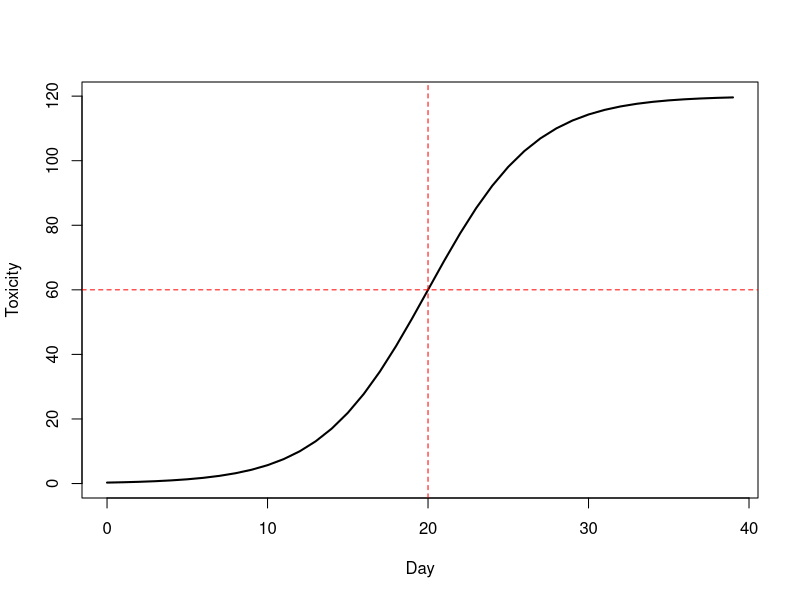
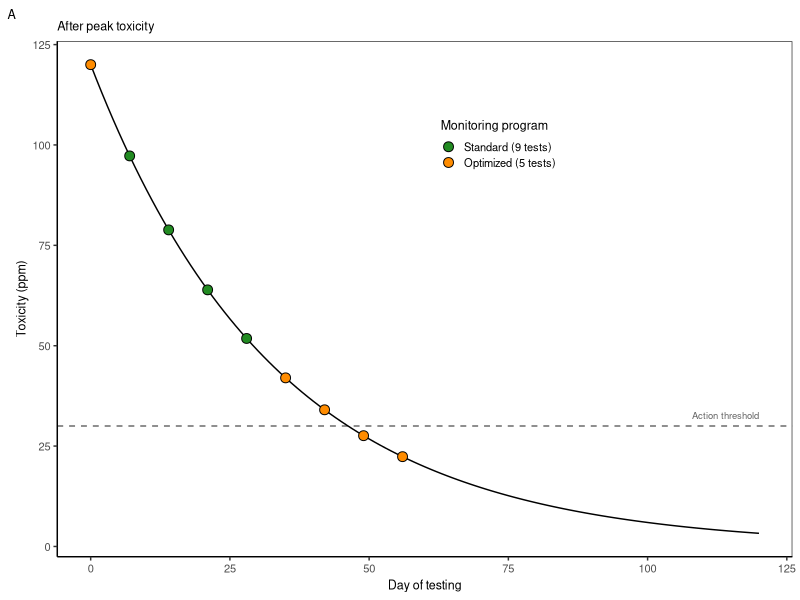
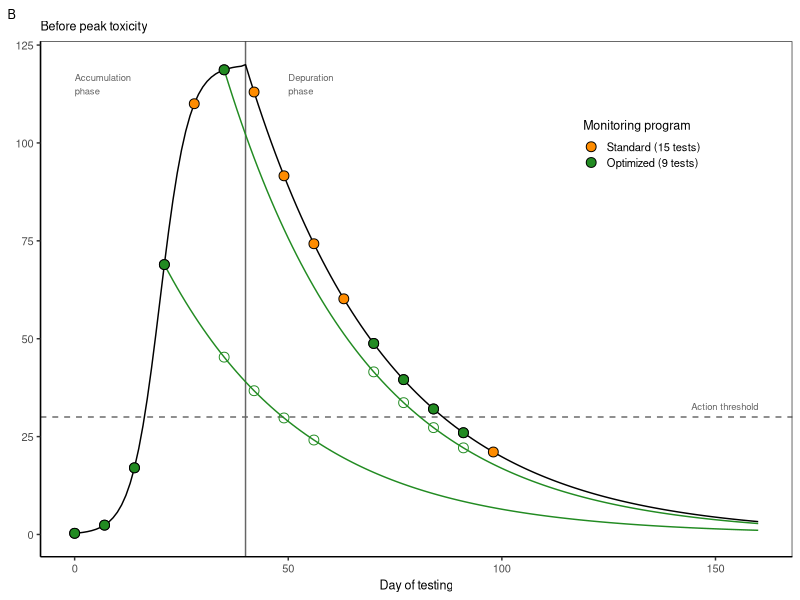
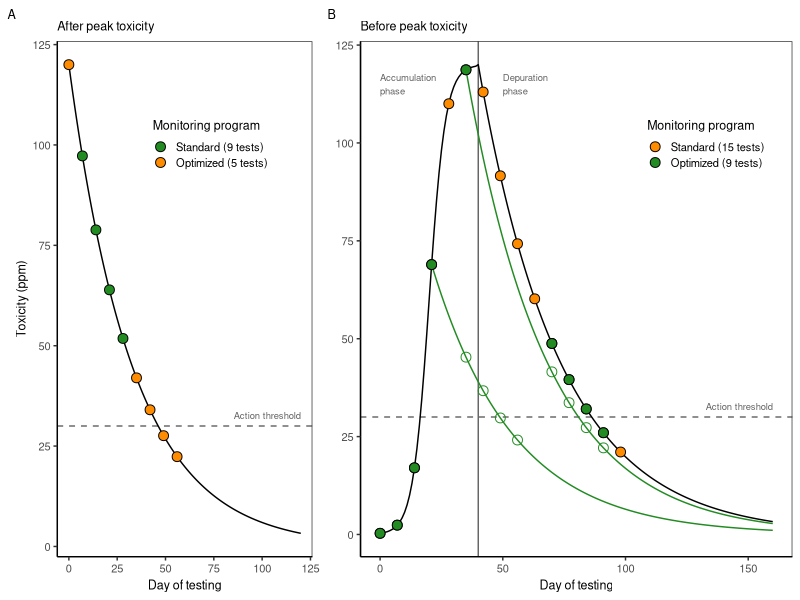

Write R code to recreate these figures, in order. (Note: this script raises an error after producing the figures.)

# Clear workspace
rm(list = ls())

# Setup
################################################################################

# Packages
library(tidyverse)

# Directories
indir <- "data/raw"
outdir <- "data/processed"
plotdir <- "figures"


# Build data
################################################################################

# Decay params
n0 <- 120
k <- -0.03

# Timeline
days <- 0:120
toxs <- n0*exp(k*days)
data <- tibble(day=days,
               toxicity=toxs)

# Sampling scheme
samp <- data %>% 
  slice(seq(1, nrow(data), 7)) %>% 
  # Remove ones after two clean tests
  filter(day<=60) %>% 
  # Mark 
  mutate(program=ifelse(day %in% c(0, 35, 42, 49, 56), "Optimized (5 tests)", "Standard (9 tests)"),
         program=factor(program, levels=c("Standard (9 tests)", "Optimized (5 tests)")))


# Build data for second example
################################################################################

# Parameters
K <- 120        # Asymptote
t50 <- 20       # Day at which curve reaches half of K
s <- 0.3        # Steepness (adjust to taste)
ndays <- 40

# Logistic function with t50
sigmoid <- function(t, K, t50, s) {
  K / (1 + exp(-s * (t - t50)))
}

# Simulate
t <- 0:(ndays - 1)
N <- sigmoid(t, K, t50, s)

# Dataframe
df <- data.frame(phase="Deputation", 
                 day = t, 
                 toxicity = N)

# Plot
plot(df$day, df$toxicity, type = "l", lwd = 2,
     xlab = "Day", ylab = "Toxicity")
abline(h = K/2, v = t50, lty = 2, col = "red") # show half-point

# Merge
data1 <- data %>% 
  mutate(day=day+ndays,
         phase="Depuration")
data2 <- bind_rows(df, data1)

# Standard Sampling scheme
samp2_std <- data2 %>% 
  slice(seq(1, nrow(data2), 7)) %>% 
  filter(day <= 100) %>% 
  mutate(program="Standard")

# Projection curve 1
n0 <- samp2_std$toxicity[samp2_std$day==21]
days <- 0:140
toxs <- n0*exp(k*days)
proj1 <- tibble(day=days+21,
               toxicity=toxs) %>% 
  filter(day<= max(data2$day))

proj1_pts <- proj1 %>% 
  slice(seq(1, nrow(.), 7)) %>% 
  filter(day %in% c(35, 42, 49, 56))

# Projection curve 2
n0 <- samp2_std$toxicity[samp2_std$day==35]
days <- 0:140
toxs <- n0*exp(k*days)
proj2 <- tibble(day=days+35,
                toxicity=toxs) %>% 
  filter(day<= max(data2$day))

proj2_pts <- proj2 %>% 
  slice(seq(1, nrow(.), 7)) %>% 
  filter(day %in% c(70, 77, 84, 91))

# Optimized sampling
samp2_opt <- samp2_std %>% 
  filter(day %in% c(0, 7, 14, 21, 35, 70, 77, 84, 91)) %>% 
  mutate(program="Optimized")

# Merge
samp2 <- bind_rows(samp2_std, samp2_opt) %>% 
  mutate(program=recode_factor(program, 
                               "Standard"="Standard (15 tests)", 
                               "Optimized"="Optimized (9 tests)"))


# Plot data
################################################################################

# Theme
my_theme <-  theme(axis.text=element_text(size=8),
                   axis.title=element_text(size=9),
                   legend.text=element_text(size=8),
                   legend.title=element_text(size=9),
                   strip.text=element_text(size=8),
                   plot.title=element_text(size=9),
                   plot.tag=element_text(size=9),
                   # Gridlines
                   panel.grid.major = element_blank(), 
                   panel.grid.minor = element_blank(),
                   panel.background = element_blank(), 
                   axis.line = element_line(colour = "black"),
                   # Legend
                   legend.key.size = unit(0.4, "cm"),
                   legend.key = element_rect(fill = NA, color=NA),
                   legend.background = element_rect(fill=alpha('blue', 0)))

# Plot
g1 <- ggplot(data, aes(x=day, y=toxicity)) +
  # Reference line
  geom_hline(yintercept=30, linetype="dashed", color="grey40") +
  annotate(geom="text", x=120, y=30, label="Action threshold", 
           color="grey40", hjust=1, vjust=-1, size=2.4) +
  # Data
  geom_line() +
  geom_point(data=samp, mapping=aes(fill=program), pch=21, size=3) +
  # Labels
  labs(x="Day of testing", y="Toxicity (ppm)", tag="A", title="After peak toxicity") +
  # Legend
  scale_fill_manual(name="Monitoring program", values=c("forestgreen", "darkorange")) +
  # Theme
  theme_bw() + my_theme +
  theme(legend.position = c(0.6, 0.8))
g1

# Plot
g2 <- ggplot(data2, aes(x=day, y=toxicity)) +
  # Phase line
  geom_vline(xintercept=40, color="grey40") +
  annotate(geom="text", x=0, y=115, label="Accumulation\nphase", 
           color="grey40", hjust=0, vjust=0.5, size=2.4) +
  annotate(geom="text", x=50, y=115, label="Depuration\nphase", 
           color="grey40", hjust=0, vjust=0.5, size=2.4) +
  # Reference line
  geom_hline(yintercept=30, linetype="dashed", color="grey40") +
  annotate(geom="text", x=160, y=30, label="Action threshold", 
           color="grey40", hjust=1, vjust=-1, size=2.4) +
  # Data
  geom_line() +
  # Projections
  geom_line(data=proj1, color="forestgreen") +
  geom_line(data=proj2, color="forestgreen") +
  # Sampling points
  geom_point(data=samp2,  mapping=aes(fill=program), pch=21, size=3) +
  geom_point(data=proj1_pts,  color="forestgreen", pch=21, size=3) +
  geom_point(data=proj2_pts,  color="forestgreen", pch=21, size=3) +
  # Labels
  labs(x="Day of testing", y="Toxicity (ppm)", tag="B", title="Before peak toxicity") +
  # Legend
  scale_fill_manual(name="Monitoring program", values=c("darkorange", "forestgreen")) +
  # Theme
  theme_bw() + my_theme +
  theme(axis.title.y=element_blank(),
        legend.position = c(0.8, 0.8))
g2

# Merge
g <- gridExtra::grid.arrange(g1, g2, nrow=1, widths=c(0.4, 0.6))

# Export
ggsave(g, filename=file.path(plotdir, "FigX_dep_traj_example.png"), 
       width=6.5, height=3, units="in", dpi=600)
 
